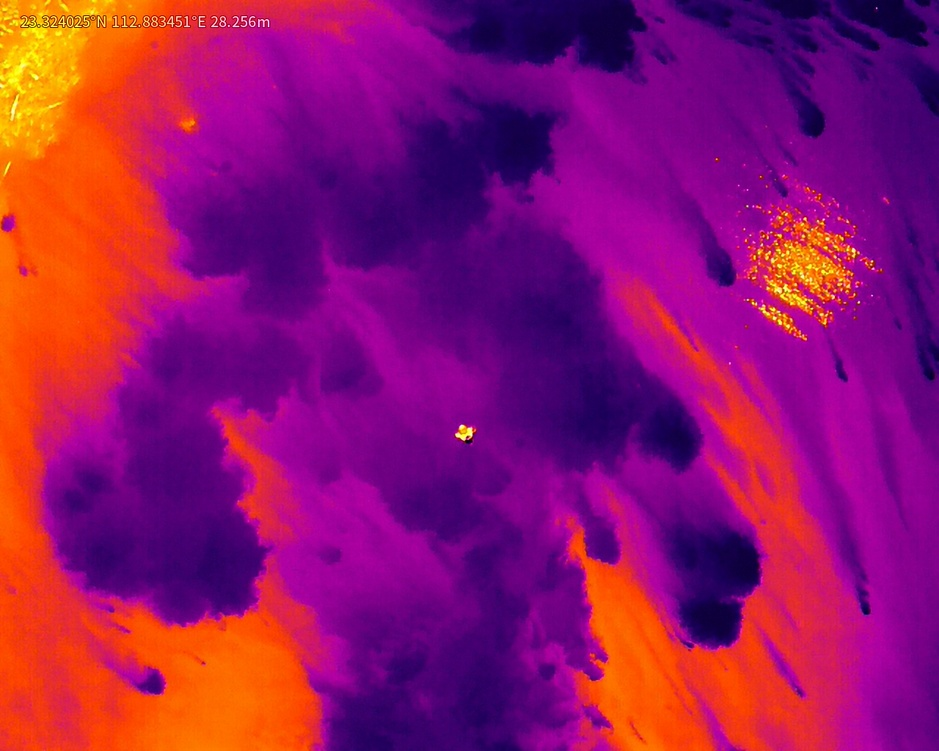
#> input picture 水面/src/T.JPG, 939 x 751 px, shrunk from 1280 x 1024 before the run
$ python '01分割-拟合.py'
#> lines starting #> are read from the running program, lines starting #| are printed output that depends on the picture; after the words box and inside, x2 and y2 are one past the last pixel; in counts of white or black regions, pixels touching at a corner belong together
#> further down, image is the input picture: shape (751, 939, 3); mean B, G, R 103, 20.1, 146.5
import cv2
import numpy as np
import matplotlib.pyplot as plt


def find_contours_and_convex_hulls(image):
    # 转换为灰度图像
    gray = cv2.cvtColor(image, cv2.COLOR_BGR2GRAY)
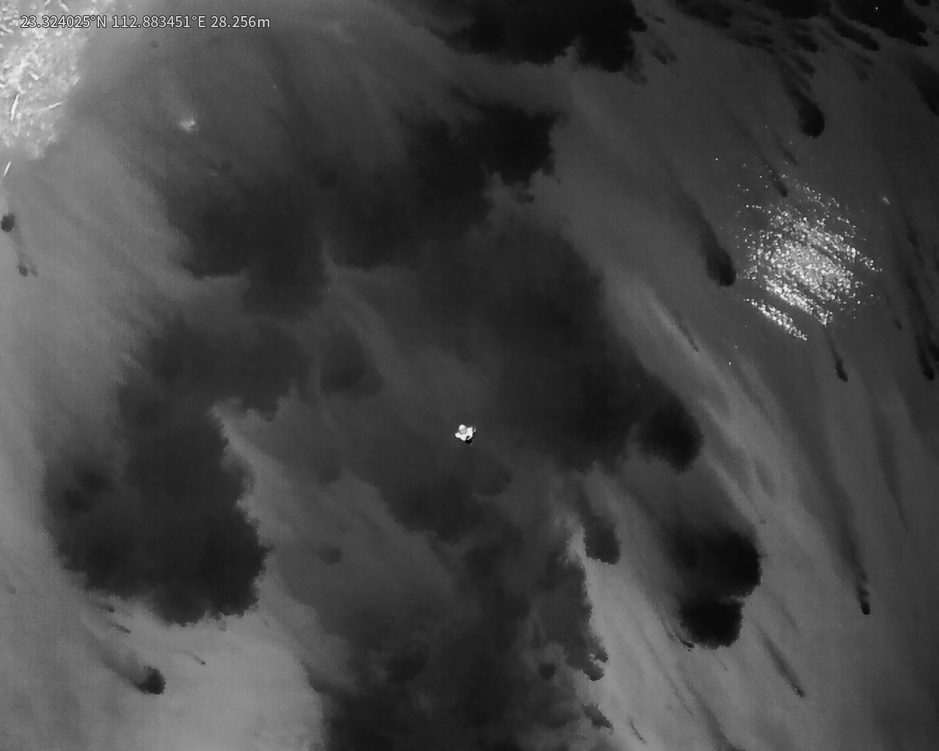
#> gray: shape (751, 939); min 6, max 245, mean 67.3

    # 应用 Canny 边缘检测
    edges = cv2.Canny(gray, threshold1=100, threshold2=200)
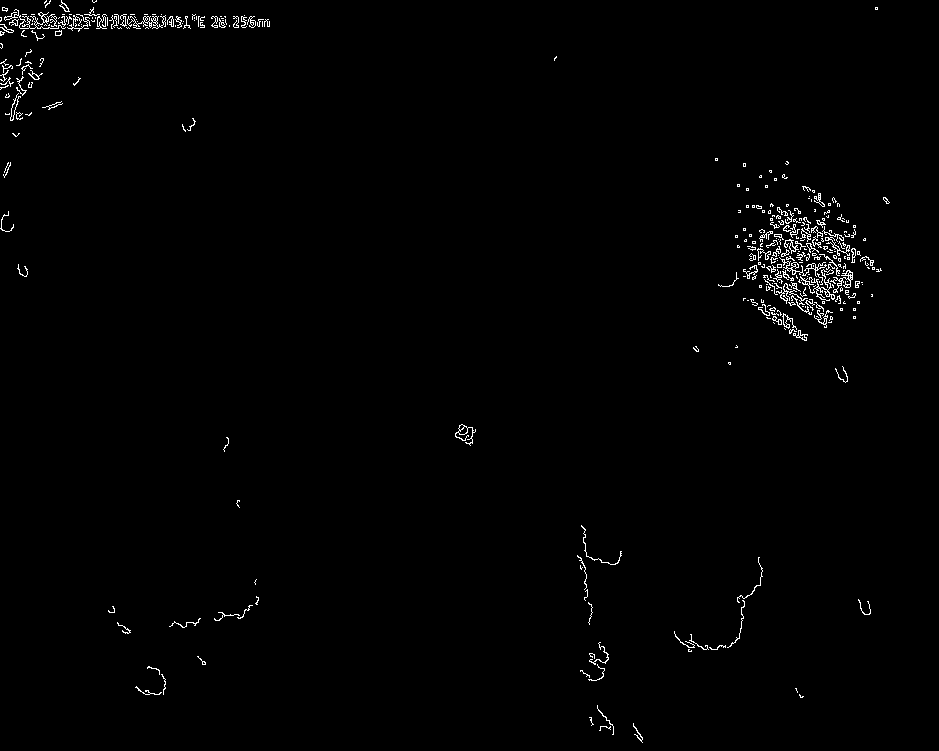
#> edges: shape (751, 939); 1% white in thin lines or dots

    # 查找轮廓
    contours, _ = cv2.findContours(edges, cv2.RETR_EXTERNAL, cv2.CHAIN_APPROX_SIMPLE)
#> contours = 345 contours, 314 with area under 20; largest, box (x1, y1, x2, y2) and area: (779, 257, 827, 277) 104, (830, 270, 853, 293) 100, (4, 9, 66, 29) 94, (800, 269, 835, 301) 92, (127, 15, 166, 29) 92

    # 准备一个空白图像来绘制轮廓
    result = np.zeros_like(image)

    for cnt in contours:
        # 计算凸包
        hull = cv2.approxPolyDP(cnt)

        # 在结果图像上绘制轮廓
        cv2.drawContours(result, [hull], 0, (0, 255, 0), 2)
#> this loop made 1 pass
#> result: shape (751, 939, 3); every value is 0

    return result, edges


# 假设有一个图像文件路径
image_path = 'src/T.JPG'

# 读取图像
image = cv2.imread(image_path)

# 执行边缘检测和凸包拟合
#> (the run stopped early here; a loop or call above may not have finished)

$ run again, with 水面/src/T2.JPG copied over 水面/src/T.JPG
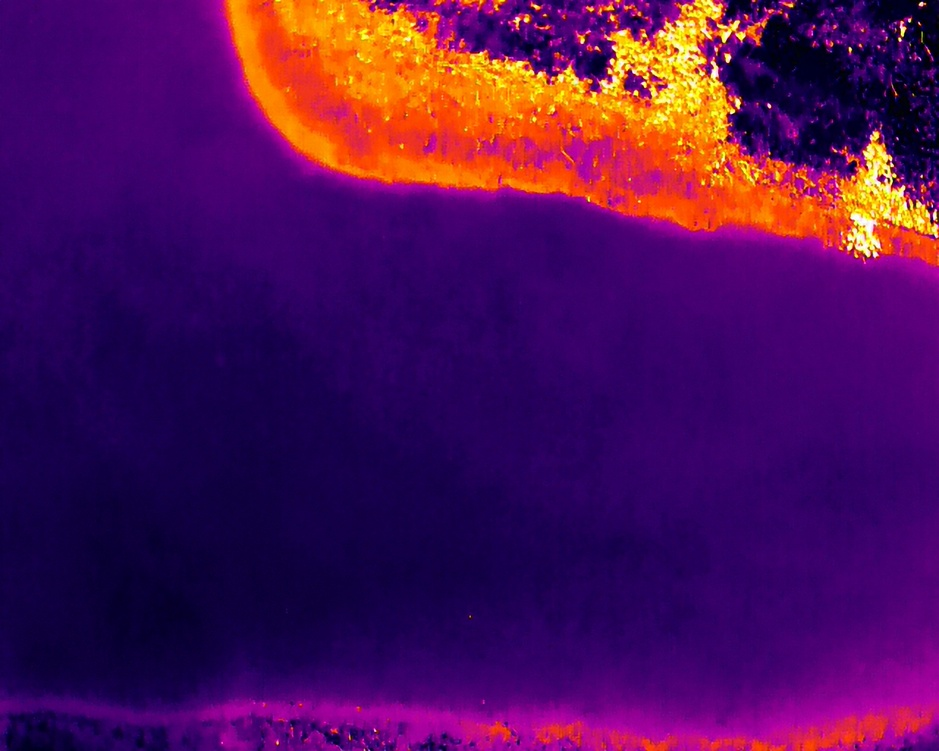
#> input picture 水面/src/T2.JPG, 939 x 751 px, shrunk from 1280 x 1024 before the run
#> image is the input picture: shape (751, 939, 3); mean B, G, R 87.2, 15.5, 79.3
#> in find_contours_and_convex_hulls, `gray = cv2.cvtColor(image, cv2.COLOR_BGR2GRAY)`:
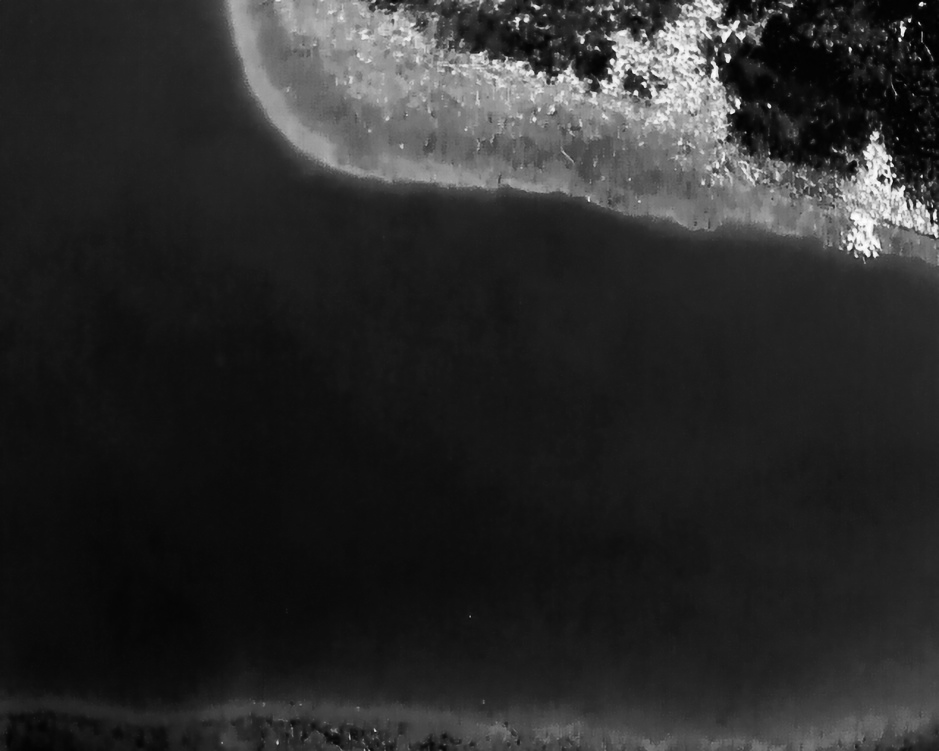
#> gray: shape (751, 939); min 0, max 254, mean 42.7
#> in find_contours_and_convex_hulls, `edges = cv2.Canny(gray, threshold1=100, threshold2=200)`:
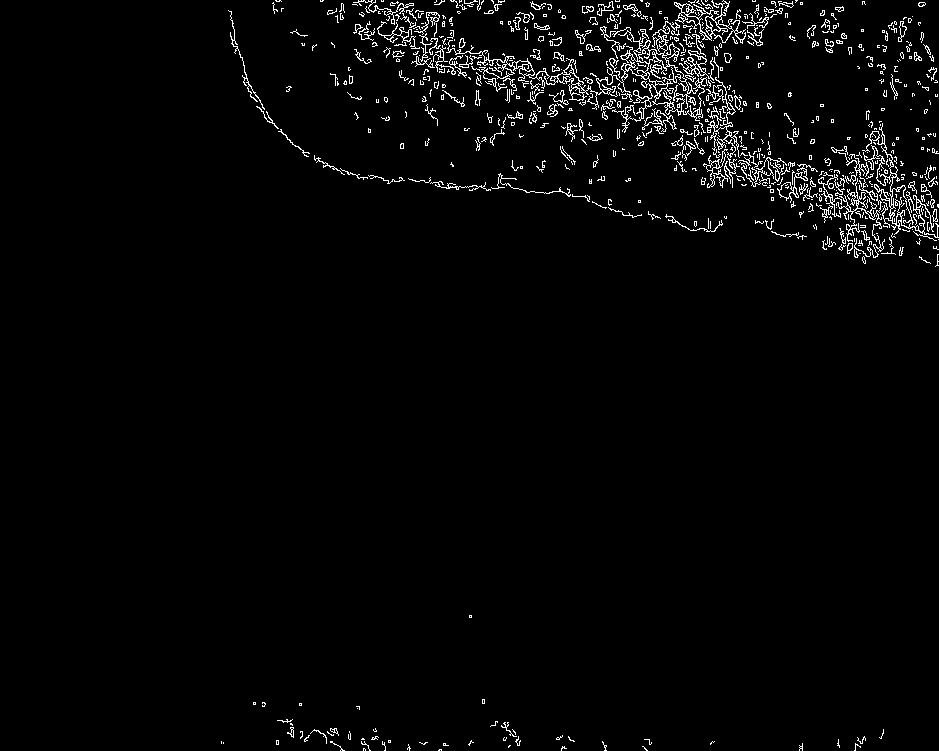
#> edges: shape (751, 939); 2.6% white in thin lines or dots, all inside (x1, y1, x2, y2) = (221, 0, 939, 751)
#> contours = 674 contours, 602 with area under 20; largest, box (x1, y1, x2, y2) and area: (544, 21, 708, 133) 2436, (674, 0, 746, 44) 828, (862, 123, 939, 238) 468, (446, 40, 550, 92) 346, (706, 77, 740, 158) 322
#> the loop in find_contours_and_convex_hulls, `for cnt in contours:` made 1 pass
